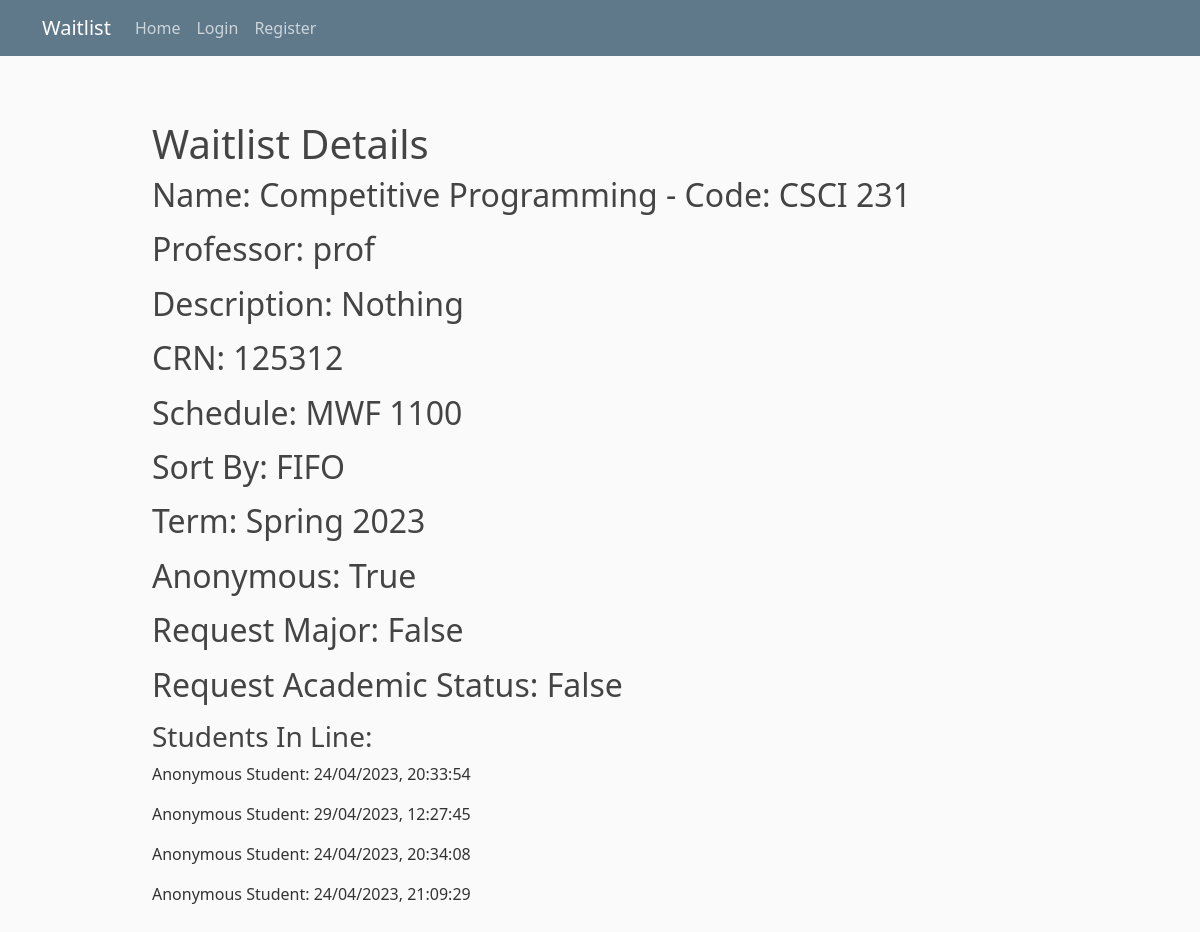
/studenthome/15/detail/, run on an earlier commit of the app's database.
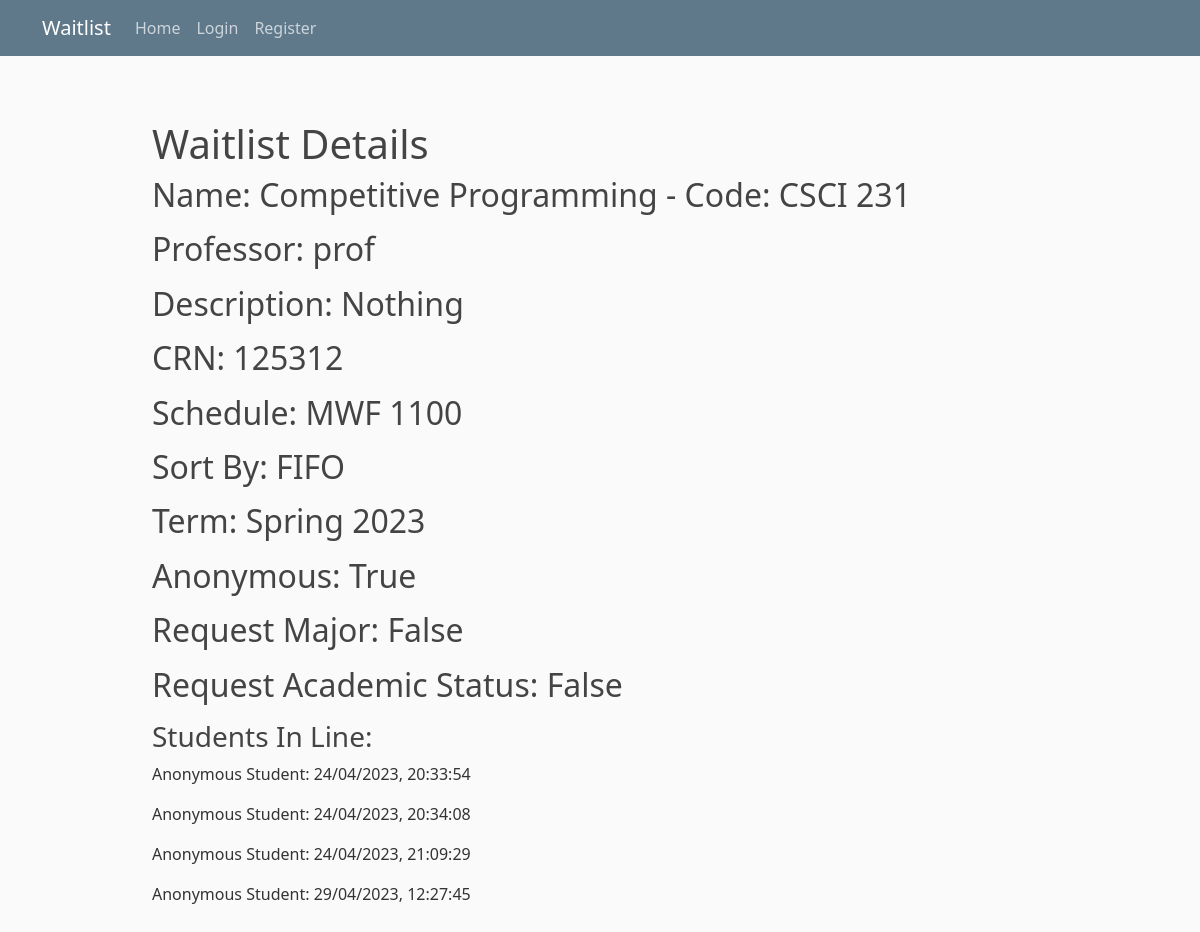
And on a later commit of the database.
### studentview/models.py (models this page shows, shortened)
class ClassWaitlist(models.Model):
    className = models.CharField(max_length=200, name="className", verbose_name='Class Name')
    classDescription = models.TextField(verbose_name='Description', default=' ')
    classCode = models.CharField(max_length=200, verbose_name='Class Code')
    crn = models.IntegerField(default=0, verbose_name='CRN')
    schedule = models.CharField(max_length=200, verbose_name='Schedule')
    sortType = models.CharField(max_length=200, verbose_name='Sort Type')
    term = models.CharField(max_length=200, verbose_name='Term')
    professor = models.ForeignKey(User, on_delete=models.CASCADE)
    date_added = models.DateTimeField("date published")
    closed = models.BooleanField(default=False)  # Add this line
    anonymous_waitlist = models.BooleanField(default=False, verbose_name='Anonymous Waitlist')
    request_academic_status = models.BooleanField(default=False, verbose_name='Request Academic Status')
    request_major = models.BooleanField(default=False, verbose_name='Request Major')
    request_msg = models.BooleanField(default=False, verbose_name='Request Message')
    archived = models.BooleanField(default=False, verbose_name="Archived")
    def __str__(self):
        return self.className

class StudentTicket(models.Model):
    class_waitlist = models.ForeignKey(ClassWaitlist, on_delete=models.CASCADE)
    date_joined = models.DateTimeField("date joined")
    student = models.ForeignKey(User, on_delete=models.CASCADE)
    position = models.IntegerField(default=0)  # Add this line
    waitlist_status = models.CharField(max_length=1, default="p") #a = accept r = reject p = pending
    student_academic_status = models.CharField(max_length=20, verbose_name='Academic Status', default = '')
    student_major = models.CharField(max_length=100, verbose_name='Major', default='')
    msg = models.CharField(max_length=200, verbose_name='Message for Professor', default='')

### studentview/views.py (the view)
# urls.py: path("<int:pk>/detail/", views.DetailView.as_view(), name='detail'),
class DetailView(generic.DetailView):
    model = ClassWaitlist
    template_name = 'studentview/detail.html'
    def get_context_data(self, **kwargs):
        print(kwargs)
        context = super().get_context_data(**kwargs)
        context['isProfessor'] = self.request.user.groups.filter(name='Professor').exists()
        context['ownsClass'] = self.request.user.id == kwargs['object'].professor.pk
        context['anonymous_waitlist'] = kwargs['object'].anonymous_waitlist
        return context

### studentview/templates/studentview/detail.html (shortened to what this page needs)
{% extends "studentview/base.html" %}
{% block content %}
<div style="padding:40px">
        <h1>Waitlist Details</h1>
        <legend> <h2> Name: {{ classwaitlist.className }}  - Code: {{ classwaitlist.classCode}} </h2> </legend>
        <legend> <h2> Professor: {{ classwaitlist.professor }} </h2> </legend>
        <legend> <h2> Description: {{ classwaitlist.classDescription }} </h2> </legend>
        <legend> <h2> CRN: {{ classwaitlist.crn }} </h2> </legend>
        <legend> <h2> Schedule: {{ classwaitlist.schedule }} </h2> </legend>
        <legend> <h2> Sort By: {{ classwaitlist.sortType }} </h2> </legend>
        <legend> <h2> Term: {{ classwaitlist.term }} </h2> </legend>
        <legend> <h2> Anonymous: {{ classwaitlist.anonymous_waitlist }} </h2> </legend>
        <legend> <h2> Request Major: {{ classwaitlist.request_major }} </h2> </legend>
        <legend> <h2> Request Academic Status: {{ classwaitlist.request_academic_status }} </h2> </legend>
        <h3 style="margin-top:20px"> Students In Line: </h3>
        {% for studentticket in classwaitlist.studentticket_set.all|dictsort:"position" %}
            <p>
                {% if classwaitlist.anonymous_waitlist and not isProfessor and studentticket.student != user %}
                Anonymous Student: {{studentticket.date_joined|date:"d/m/Y, H:i:s"}}
                {% else %}
                    {{ studentticket }}
                {% endif %}
            </p>
        {% endfor %}
</div>
{% endblock content %}

### studentview/templates/studentview/base.html (shortened to what this page needs)
<!DOCTYPE html>
{% load static %}
<html lang="en">
<head>
    <link href="https://cdn.jsdelivr.net/npm/bootstrap@5.1.3/dist/css/bootstrap.min.css" rel="stylesheet">
    <link rel="stylesheet" type="text/css" href="{% static 'studentview/main.css' %}">
</head>
<body>
    <header class="site-header">
        <nav class="navbar navbar-expand-md navbar-dark bg-steel fixed-top">
            <div class="container">
                <a class="navbar-brand mr-4" href="/">Waitlist</a>
                <div class="collapse navbar-collapse" id="navbarToggle">
                    <div class="navbar-nav mr-auto">
                        <a class="nav-item nav-link" href="/studenthome">Home</a>
                    </div>
                    <div class="navbar-nav">
                        {% if user.is_authenticated %}
                            <a class="nav-item nav-link" href="{% url 'profile' %}">Profile</a>
                            <a class="nav-item nav-link" href="{% url 'logout' %}">Logout</a>
                        {% else %}
                            <a class="nav-item nav-link" href="{% url 'login' %}">Login</a>
                            <a class="nav-item nav-link" href="{% url 'register' %}">Register</a>
                        {% endif %}
                    </div>
                </div>
            </div>
        </nav>
    </header>
<div class="container" style="max-width: none;">
    <div class="row">
        <div class="col d-none d-xl-block col-xl-1 p-0">
        </div>
        <div class="col col-12 col-xl-10">
            {% block content %}{% endblock %}
        </div>
        <div class="col d-none d-xl-block col-xl-1 p-0">
        </div>
    </div>
</div>
</body>
</html>

### studentview/static/studentview/main.css (style rules this page uses)
body { background: #fafafa; color: #333333; margin-top: 5rem; }
h1, h2, h3, h4, h5, h6 { color: #444444; }
.bg-steel { background-color: #5f788a; }
.site-header .navbar-nav .nav-link { color: #cbd5db; }

What changed in the data, as far as the page shows it:
changed StudentTicket (number 4 of 4 on the later page): moves down the list
